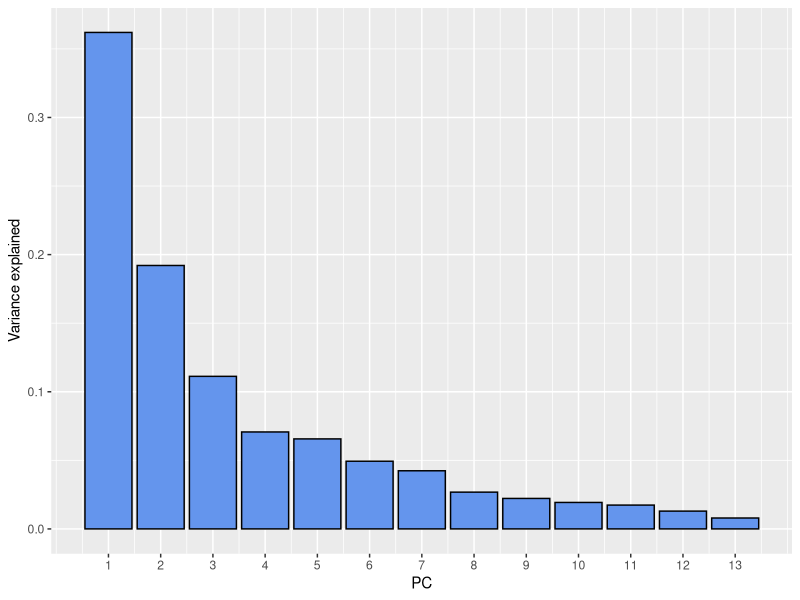
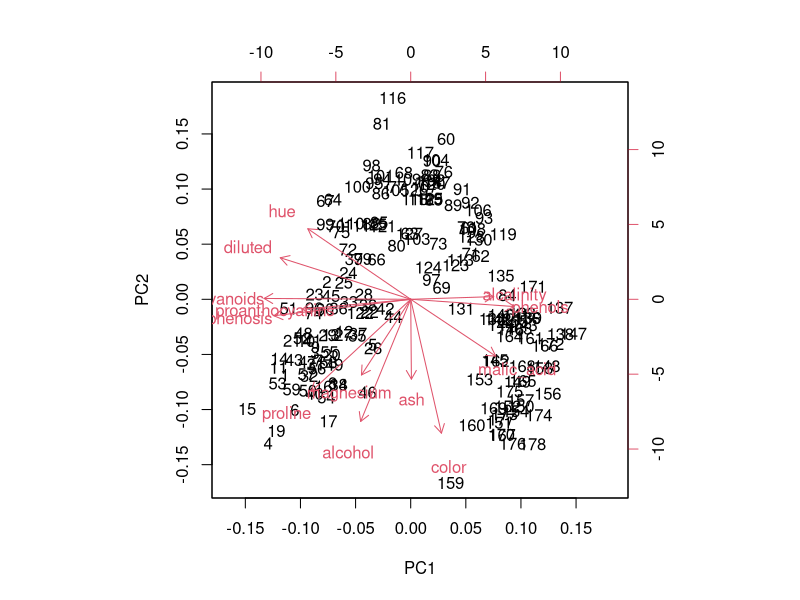
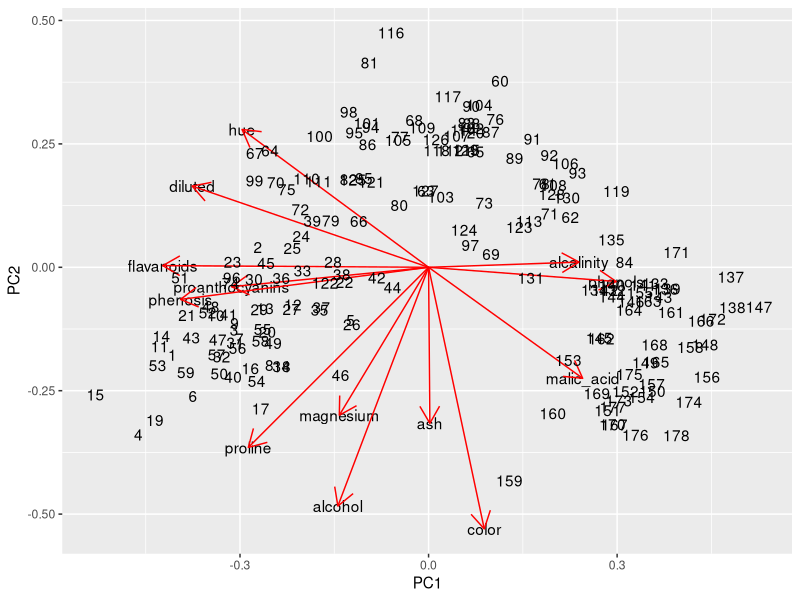

Generate these figures, in order, with R:
## ---- chunk 1
library(tidyverse)
wine <- read.table('./wine.txt')
## ---- chunk 2
wine <- read.csv('./wine.csv')
cor_df <- wine %>% select(-class) %>% cor %>% abs %>% as.data.frame
cor_df$feature1 <- colnames(cor_df)
gather(cor_df, key = feature2, value = cor, -feature1) %>% 
  filter(feature1 != feature2) %>% arrange(-cor) %>% 
  filter(!duplicated(cor)) %>% head(10)
## ---- chunk 3
wine_pca <- wine %>% select(-class) %>% apply(2, scale) %>% 
  prcomp
## ---- chunk 4
library(broom)
?augment.prcomp
tidy(wine_pca, 'pcs') %>% 
  ggplot(aes(PC, percent)) +
  geom_bar(stat = 'identity', fill = 'cornflowerblue', col = 'black') +
  ylab('Variance explained') + 
  scale_x_continuous(breaks = 1:13,
        labels = 1:13)
## ---- chunk 5
biplot(wine_pca)
## ---- chunk 6
gg_biplot <- function(pca_object, 
                      components = c(1, 2)){
  stopifnot( class(pca_object) == 'prcomp' )
  loadings <- pca_object$rotation[,components] %>% 
    as.data.frame %>% mutate(features = rownames(.)) %>% 
    mutate(origin = 0) # this to help the segment
  cols <- colnames(loadings)
  
  plot <- ggplot(loadings, aes_string(cols[1], cols[2])) +
    geom_text(aes(label = features)) +
    geom_segment(aes_string(x = 'origin', y = 'origin', xend = cols[1], yend = cols[2]),
                 arrow = arrow(length = unit(0.5, "cm")), color = 'red')
    
  cases <- pca_object$x[,components] %>% as.data.frame
  
  loadings_max   <- loadings[ ,1:2] %>% apply(2, range) %>% abs %>% max
  projections_max <- cases %>% abs %>% max
  
  cases <- (cases * (loadings_max / projections_max)) %>% mutate(nr = 1:nrow(cases))
  # scale the cases so the fit into the plot neatly
 
  plot +
    geom_text(data = cases, aes(label = nr))
}

gg_biplot(wine_pca, c(1,2))
